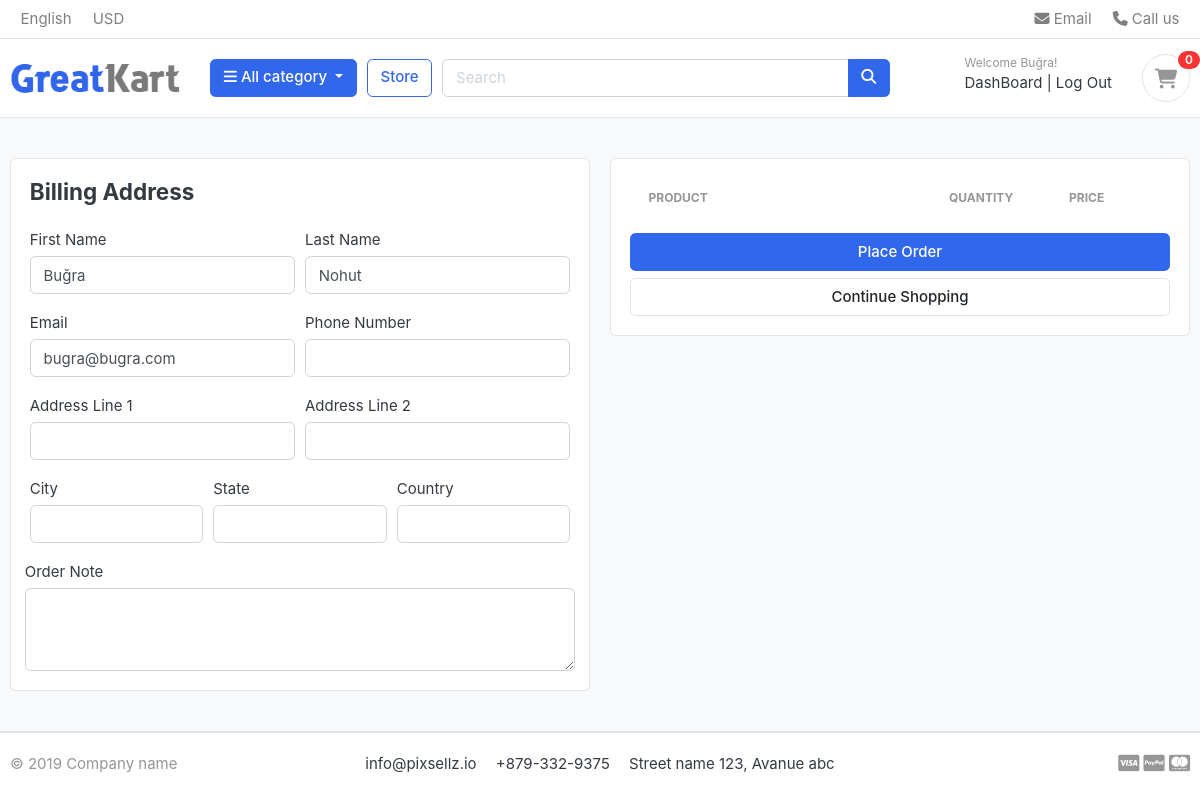
The app's page /cart/checkout/ (signed in) with its own data.
### accounts/models.py (models this page shows, shortened)
class Account(AbstractBaseUser):
    first_name      = models.CharField(max_length=50)
    last_name       = models.CharField(max_length=50)
    username        = models.CharField(max_length=50, unique=True)
    email           = models.EmailField(max_length=100, unique=True)
    phone_number    = models.CharField(max_length=50)
    date_joined     = models.DateTimeField(auto_now_add=True)
    last_login      = models.DateTimeField(auto_now_add=True)
    is_admin        = models.BooleanField(default=False)
    is_staff        = models.BooleanField(default=False)
    is_active       = models.BooleanField(default=False)
    is_superadmin   = models.BooleanField(default=False)
    USERNAME_FIELD = 'email'
    REQUIRED_FIELDS = ['username', 'first_name', 'last_name']
    objects = MyAccountManager()

### carts/views.py (the view)
# urls.py: path('checkout/', views.checkout, name="checkout"),
@login_required(login_url='login')
def checkout(request, total=0, tax=0, quantity=0, grand_total=0, cart_items=None):
    try:
        if request.user.is_authenticated:
            cart_items = CartItem.objects.filter(user=request.user, is_active=True)
        else:
            cart = Cart.objects.get(cart_id=_cart_id(request))
            cart_items = CartItem.objects.filter(cart=cart, is_active=True)
        for cart_item in cart_items:
            total += (cart_item.product.price * cart_item.quantity)
            quantity += cart_item.quantity
        tax = float("{:.2f}".format((18 * total)/100))
        grand_total = float("{:.2f}".format(total + tax))
    except Cart.DoesNotExist:
        pass  # just ignore
    context = {
        'total': total,
        'quantity': quantity,
        'cart_items': cart_items,
        'tax': tax,
        'grand_total': grand_total,
    }
    return render(request, 'store/checkout.html', context)

### carts/context_processors.py (called while the page is built)
def counter(request):
    cart_count = 0
    if 'admin' in request.path:
        return {}
    else:
        try:
            cart = Cart.objects.filter(cart_id=_cart_id(request))
            if request.user.is_authenticated:
                cart_items = CartItem.objects.all().filter(user=request.user)
            else:
                cart_items = CartItem.objects.all().filter(cart=cart[:1])
            for cart_item in cart_items:
                cart_count += cart_item.quantity
        except Cart.DoesNotExist:
            cart_count = 0
    return dict(cart_count=cart_count)

### carts/views.py (called while the page is built)
def _cart_id(request):
    cart = request.session.session_key
    if not cart:
        cart = request.session.create()
    return cart

### category/context_processors.py (called while the page is built)
def menu_links(request):
    links = Category.objects.all()
    return dict(links=links)

### category/models.py (called while the page is built)
    def get_url(self):
        return reverse('products_by_category', args=[self.slug])

### templates/store/checkout.html (shortened to what this page needs)
{% extends 'base.html' %}
{% load static %}
{% block content %}
<section class="section-content padding-y bg">
    <div class="container">
        <div class="row">
            <aside class="col-lg-6">
                <div class="card">
                    <div class="card-body ">
                        <h4 class="card-title mb-4">Billing Address</h4>
                        <form action="{% url 'place_order' %}" method="POST">
                            <div class="form-row">
                                <div class="col form-group">
                                    <label for="">First Name</label>
                                    <input type="text" name="first_name" class="form-control" required {% if user.is_authenticated %} value="{{user.first_name}}" {% endif %}>
                                </div>
                                <div class="col form-group">
                                    <label for="">Last Name</label>
                                    <input type="text" name="last_name" class="form-control" required {% if user.is_authenticated %} value="{{user.last_name}}" {% endif %}>
                                </div>
                            </div>
                            <div class="form-row">
                                <div class="col form-group">
                                    <label for="">Email</label>
                                    <input type="email" name="email" class="form-control" required {% if user.is_authenticated %} value="{{user.email}}" {% endif %}>
                                </div>
                                <div class="col form-group">
                                    <label for="">Phone Number</label>
                                    <input type="text" name="phone" class="form-control" required {% if user.is_authenticated %} value="{{user.phone_number}}" {% endif %}>
                                </div>
                            </div>
                            <div class="form-row">
                                <div class="col form-group">
                                    <label for="">Address Line 1</label>
                                    <input type="text" name="address_line_1" class="form-control" required>
                                </div>
                                <div class="col form-group">
                                    <label for="">Address Line 2</label>
                                    <input type="text" name="address_line_2" class="form-control">
                                </div>
                            </div>
                            <div class="form-row">
                                <div class="col form-group">
                                    <label for="">City</label>
                                    <input type="text" name="city" class="form-control" required>
                                </div>
                                <div class="col form-group">
                                    <label for="">State</label>
                                    <input type="text" name="state" class="form-control" required>
                                </div>
                                <div class="col form-group">
                                    <label for="">Country</label>
                                    <input type="text" name="country" class="form-control" required>
                                </div>
                            </div>
                            <div class="form-row">
                                <label for="">Order Note</label>
                                <textarea name="order_note" rows="3" class="form-control"></textarea>
                            </div>
                    </div>
            </aside>
            <aside class="col-lg-6">
                <div class="card">
                    <div class="card-body">
                        <table class="table table-borderless table-shopping-cart">
                            <thead class="text-muted">
                            <tr class="small text-uppercase">
                                <th scope="col">Product</th>
                                <th scope="col" width="120">Quantity</th>
                                <th scope="col" width="120">Price</th>
                            </tr>
                            </thead>
                        </table>
                        <button type="submit" name="submit" class="btn btn-primary btn-block">Place Order</button>
                        <a href="{% url 'store' %}" class="btn btn-light btn-block">Continue Shopping</a>
                    </div>
                </div>
            </aside>
        </div>
    </div>
</section>
{% endblock %}

### templates/base.html (shortened to what this page needs)
{% load static %}
<!DOCTYPE HTML>
<html lang="en">
<head>
<link href="{% static 'css/bootstrap.css'%}" rel="stylesheet" type="text/css"/>
<link href="{% static 'fonts/fontawesome/css/all.min.css'%}" type="text/css" rel="stylesheet">
<link href="{% static 'css/ui.css'%}" rel="stylesheet" type="text/css"/>
<link href="{% static 'css/responsive.css'%}" rel="stylesheet" media="only screen and (max-width: 1200px)" />
<link href="{% static 'css/custom.css'%}" rel="stylesheet" type="text/css"/>
</head>
<body>
  <header class="section-header">
  {% include 'includes/_navbar.html' %}
  <section class="header-main border-bottom">
  	<div class="container">
  <div class="row align-items-center">
  	<div class="col-lg-2 col-md-3 col-6">
  		<a href="/" class="brand-wrap">
  			<img class="logo" src="{% static './images/logo.png' %}">
  		</a>
  	</div>
  	<div class="col-lg col-sm col-md col-6 flex-grow-0">
  		<div class="category-wrap dropdown d-inline-block float-right">
  			<button type="button" class="btn btn-primary dropdown-toggle" data-toggle="dropdown">
  				<i class="fa fa-bars"></i> All category
  			</button>
  		</div>
  	</div>
  	<a href="{% url 'store' %}" class="btn btn-outline-primary">Store</a>
  	<div class="col-lg  col-md-6 col-sm-12 col">
  		<form action="{% url 'search' %}" class="search" method="GET">
  			<div class="input-group w-100">
  			    <input type="text" class="form-control" style="width:60%;" placeholder="Search" name="keyword">
  			    <div class="input-group-append">
  			      <button class="btn btn-primary" type="submit">
  			        <i class="fa fa-search"></i>
  			      </button>
  			    </div>
  		    </div>
  		</form>
  	</div>
  	<div class="col-lg-3 col-sm-6 col-8 order-2 order-lg-3">
  				<div class="d-flex justify-content-end mb-3 mb-lg-0">
  					<div class="widget-header">
						{% if user.is_authenticated %}
						<small class="title text-muted">Welcome {{user.first_name | capfirst}}!</small>
						<div>
							<a href="{% url 'dashboard' %}"> DashBoard</a><span class="dark-transp"> | </span>
  							<a href="{% url 'logout' %}">Log Out</a>
  						</div>
						{% else %}
  						<small class="title text-muted">Welcome Guest!</small>
						<div>
  							<a href="{% url 'login' %}">Sign in</a> <span class="dark-transp"> | </span>
  							<a href="{% url 'register' %}"> Register</a>
  						</div>
						{% endif %}
  					</div>
  					<a href="{% url 'cart' %}" class="widget-header pl-3 ml-3">
  						<div class="icon icon-sm rounded-circle border"><i class="fa fa-shopping-cart"></i></div>
  						<span class="badge badge-pill badge-danger notify">{{cart_count}}</span>
  					</a>
  				</div>
  			</div>
  </div>
  	</div>
  </section>
  </header>
{% block content %} {% endblock %}
{% include 'includes/_footer.html' %}

### static/css/ui.css (style rules this page uses)
html { font-family: "Inter", sans-serif; font-size: 15px; }
.icon-xs, .icon-sm, .icon-md, .icon-lg { display: inline-block; text-align: center; flex-shrink: 0; flex-grow: 0; }
.icon-sm { width: 48px; height: 48px; line-height: 48px !important; font-size: 20px; }
.padding-y { padding-top: 40px; padding-bottom: 40px; }
article:after, .form-group:after { display: block; clear: both; content: ""; }
.bg { background-color: #f8f9fa; }
.header-main { position: relative; padding-top: 1rem; padding-bottom: 1rem; }
.brand-wrap .logo, .navbar-brand .logo { margin-right: 7px; max-height: 42px; display: inline-block; }
.widget-header { display: inline-block; vertical-align: middle; position: relative; }
.widget-header a { color: #343a40; }
.widget-header i { color: #969696; }
.widget-header .title { display: block; }
.widget-header .notify { position: absolute; top: -3px; right: -10px; }
.btn-light { background-color: #fff; border-color: #e4e4e4; }
.notify { position: absolute; top: -4px; right: -10px; display: inline-block; padding: 0.25em 0.6em; font-size: 12px; line-height: 1; text-align: center; border-radius: 3rem; color: #fff; background-color: #fa3434; }
.table-shopping-cart.table td, .table-shopping-cart.table th { padding-left: 1.25rem; padding-right: 1.25rem; }

### records on screen
Account: first_name "Buğra", last_name "Nohut", email "bugra@bugra.com"

### other values on screen
{{ cart_count }} "0"
